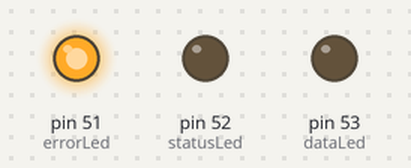
A sketch run on a simulated Arduino Mega 2560, built with avr-gcc and run on an emulated ATmega2560. Shown: output pins drawn as LEDs (lit = HIGH).

Above: at 0.01 s.
At 0.81 s:
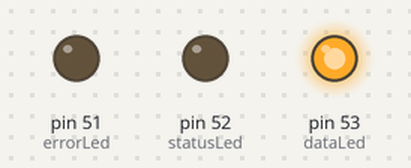
At 1.61 s:
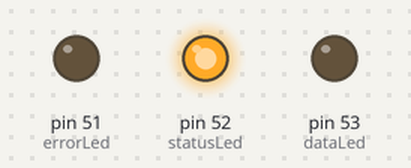
At 3.1 s:
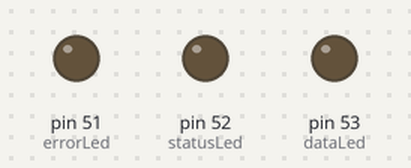
Timing chart, 0 to 4.6 s (numbered marks = the images above):
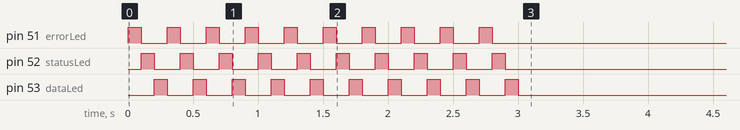

The sketch:

charReceiver.ino
```cpp
// Test code for CSS 427 Final Project, based on Andrew Rapp example code.
// John Walter
// Thomas Dye
// Receiver codebase for command station

#include <XBee.h>

// Initialize radio object
XBee xbee = XBee();

// Create reusable response objects for responses we expect to handle
XBeeResponse response = XBeeResponse();
ZBRxResponse rx64 = ZBRxResponse();

// LED pin assignments
int errorLed = 51;
int statusLed = 52;
int dataLed = 53;

// Data from payload
uint8_t option = 0;
uint8_t data = '0';

// Setup
void setup()
{
    //initBuffer();

    // Prepare diagnostic leds
    pinMode(errorLed, OUTPUT);
    pinMode(statusLed, OUTPUT);
    pinMode(dataLed,  OUTPUT);

    // Prepare serial connections
    Serial.begin(9600);
    xbee.setSerial(Serial);

    // Check LEDs
    for (int i = 0; i < 10; i++)
    {
        flashLed(errorLed, 1, 100);
        flashLed(statusLed, 1, 100);
        flashLed(dataLed, 1, 100);
    }
}

// Loop
void loop()
{
    // continuously reads packets
    xbee.readPacket();

    if (xbee.getResponse().isAvailable())
    {
        // got something

        if (xbee.getResponse().getApiId() == ZB_RX_RESPONSE)
        {
            // got a rx packet

            xbee.getResponse().getZBRxResponse(rx64);
            option = rx64.getOption();
            data = rx64.getData(0);

            // flash RX indicator for each byte in payload
            flashLed(statusLed, 1, 100);

            // process received data
            setDataLed();
        }
        else
        {
            // not something we were expecting
            flashLed(errorLed, 1, 25);
        }
    }
    else if (xbee.getResponse().isError())
    {
        //Serial.print("Error reading packet.  Error code: ");
        //Serial.println(xbee.getResponse().getErrorCode());
        flashLed(errorLed, 3, 100);
    }
}

// Flash LED
void flashLed(int pin, int times, int wait)
{
    for (int i = 0; i < times; i++)
    {
        digitalWrite(pin, HIGH);
        delay(wait);
        digitalWrite(pin, LOW);

        if (i + 1 < times)
        {
            delay(wait);
        }
    }
}

// Set Data LED
void setDataLed()
{
    if (data == 'h')
    {
        digitalWrite(dataLed, LOW);
    }
    else if (data == 'g')
    {
        digitalWrite(dataLed, HIGH);
    }
}

//void initBuffer()
//{
//    for (int i = 0; i < 100; i++)
//    {
//        data[i] = 0;
//    }
//}
```
